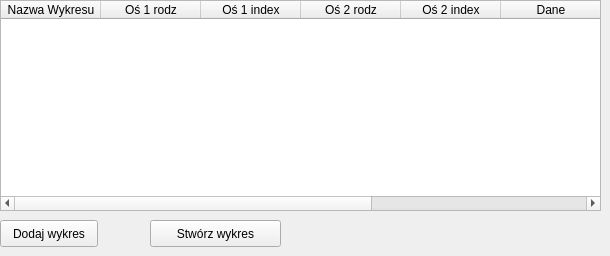
        <widget class="QWidget" name="tab_14">
         <attribute name="title">
          <string>Wykresy</string>
         </attribute>
         <widget class="QPushButton" name="bDodajWykresNSGA_II">
          <property name="enabled">
           <bool>true</bool>
          </property>
          <property name="geometry">
           <rect>
            <x>0</x>
            <y>220</y>
            <width>98</width>
            <height>27</height>
           </rect>
          </property>
          <property name="text">
           <string>Dodaj wykres</string>
          </property>
         </widget>
         <widget class="QPushButton" name="stworzWykresyNSGA_II">
          <property name="geometry">
           <rect>
            <x>150</x>
            <y>220</y>
            <width>131</width>
            <height>27</height>
           </rect>
          </property>
          <property name="text">
           <string>Stwórz wykres</string>
          </property>
         </widget>
         <widget class="QTableWidget" name="plotTableNSGA_II">
          <property name="geometry">
           <rect>
            <x>0</x>
            <y>0</y>
            <width>601</width>
            <height>211</height>
           </rect>
          </property>
          <column>
           <property name="text">
            <string>Nazwa Wykresu</string>
           </property>
          </column>
          <column>
           <property name="text">
            <string>Oś 1 rodz</string>
           </property>
          </column>
          <column>
           <property name="text">
            <string>Oś 1 index</string>
           </property>
          </column>
          <column>
           <property name="text">
            <string>Oś 2 rodz</string>
           </property>
          </column>
          <column>
           <property name="text">
            <string>Oś 2 index</string>
           </property>
          </column>
          <column>
           <property name="text">
            <string>Dane</string>
           </property>
          </column>
          <column>
           <property name="text">
            <string>Wzor</string>
           </property>
          </column>
          <column>
           <property name="text">
            <string>Kolor</string>
           </property>
          </column>
         </widget>
        </widget>
